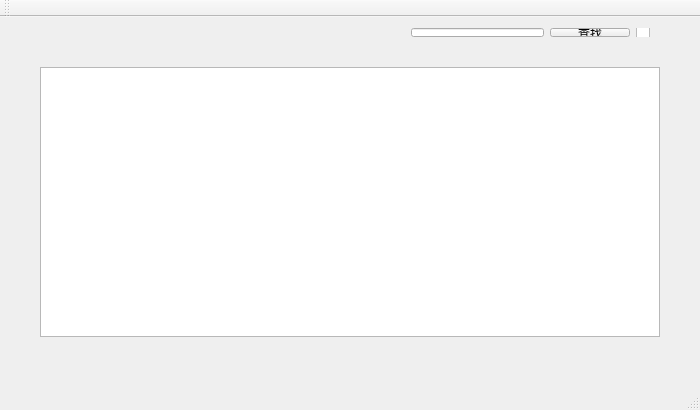
<?xml version="1.0" encoding="UTF-8"?>
<ui version="4.0">
 <class>Qt6_22Class</class>
 <widget class="QMainWindow" name="Qt6_22Class">
  <property name="geometry">
   <rect>
    <x>0</x>
    <y>0</y>
    <width>700</width>
    <height>410</height>
   </rect>
  </property>
  <property name="windowTitle">
   <string>Qt6_22</string>
  </property>
  <widget class="QWidget" name="centralWidget">
   <widget class="QTableWidget" name="PersonTable">
    <property name="geometry">
     <rect>
      <x>40</x>
      <y>50</y>
      <width>620</width>
      <height>270</height>
     </rect>
    </property>
   </widget>
   <widget class="QWidget" name="horizontalLayoutWidget">
    <property name="geometry">
     <rect>
      <x>400</x>
      <y>0</y>
      <width>261</width>
      <height>31</height>
     </rect>
    </property>
    <layout class="QHBoxLayout" name="horizontalLayout">
     <item>
      <widget class="QLineEdit" name="textFind"/>
     </item>
     <item>
      <widget class="QPushButton" name="find">
       <property name="text">
        <string>查找</string>
       </property>
       <property name="icon">
        <iconset>
         <normaloff>C:/Users/ALIENWARE/.designer/backup/icon/search3.ico</normaloff>C:/Users/ALIENWARE/.designer/backup/icon/search3.ico</iconset>
       </property>
      </widget>
     </item>
     <item>
      <widget class="QCheckBox" name="checkBoxFind">
       <property name="text">
        <string/>
       </property>
      </widget>
     </item>
    </layout>
   </widget>
  </widget>
  <widget class="QMenuBar" name="menuBar">
   <property name="geometry">
    <rect>
     <x>0</x>
     <y>0</y>
     <width>700</width>
     <height>33</height>
    </rect>
   </property>
  </widget>
  <widget class="QToolBar" name="mainToolBar">
   <attribute name="toolBarArea">
    <enum>TopToolBarArea</enum>
   </attribute>
   <attribute name="toolBarBreak">
    <bool>false</bool>
   </attribute>
  </widget>
  <widget class="QStatusBar" name="statusBar"/>
 </widget>
 <layoutdefault spacing="6" margin="11"/>
 <resources>
  <include location="Qt6_22.qrc"/>
 </resources>
 <connections/>
</ui>
